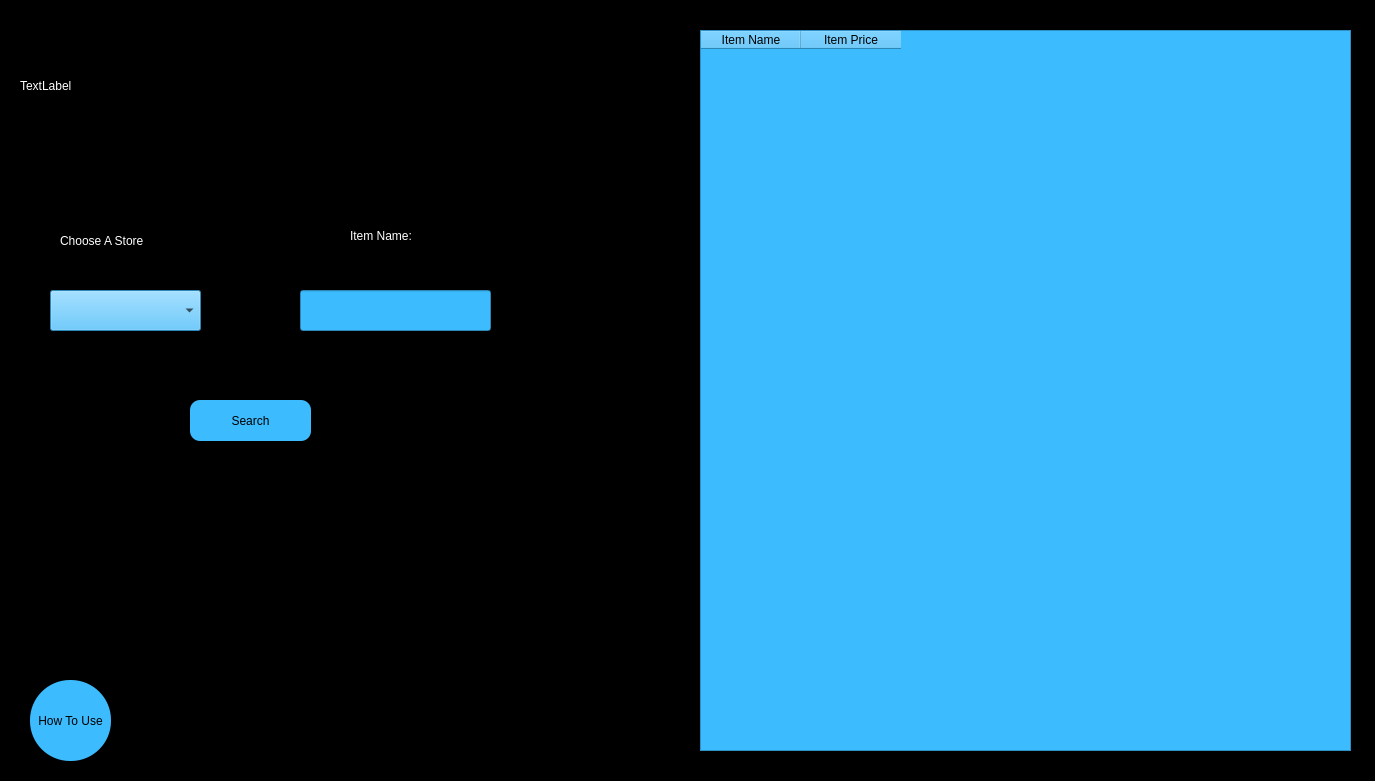
<?xml version="1.0" encoding="UTF-8"?>
<ui version="4.0">
 <class>MainWindow</class>
 <widget class="QMainWindow" name="MainWindow">
  <property name="geometry">
   <rect>
    <x>0</x>
    <y>0</y>
    <width>1375</width>
    <height>781</height>
   </rect>
  </property>
  <property name="windowTitle">
   <string>MainWindow</string>
  </property>
  <widget class="QWidget" name="centralwidget">
   <widget class="QWidget" name="widget" native="true">
    <property name="geometry">
     <rect>
      <x>0</x>
      <y>0</y>
      <width>1381</width>
      <height>900</height>
     </rect>
    </property>
    <property name="styleSheet">
     <string notr="true">background-color:rgba(0,0,0);</string>
    </property>
    <widget class="QLabel" name="welcomeLabel">
     <property name="geometry">
      <rect>
       <x>20</x>
       <y>30</y>
       <width>671</width>
       <height>111</height>
      </rect>
     </property>
     <property name="styleSheet">
      <string notr="true">color: rgba(255,255,255);
font: 26pt &quot;MS Shell Dlg 2&quot;;</string>
     </property>
     <property name="text">
      <string>TextLabel</string>
     </property>
    </widget>
    <widget class="QComboBox" name="comboBox">
     <property name="geometry">
      <rect>
       <x>50</x>
       <y>290</y>
       <width>151</width>
       <height>41</height>
      </rect>
     </property>
     <property name="styleSheet">
      <string notr="true">background-color:rgb(61, 187, 255);
font: 9pt &quot;MS Shell Dlg 2&quot;;</string>
     </property>
     <item>
      <property name="text">
       <string/>
      </property>
     </item>
     <item>
      <property name="text">
       <string>Amazon</string>
      </property>
     </item>
     <item>
      <property name="text">
       <string>Best Buy</string>
      </property>
     </item>
    </widget>
    <widget class="QLabel" name="storeLabel">
     <property name="geometry">
      <rect>
       <x>60</x>
       <y>220</y>
       <width>131</width>
       <height>41</height>
      </rect>
     </property>
     <property name="styleSheet">
      <string notr="true">color: rgba(255,255,255);
font: 14pt &quot;MS Shell Dlg 2&quot;;</string>
     </property>
     <property name="text">
      <string>Choose A Store</string>
     </property>
    </widget>
    <widget class="QLabel" name="ItemLable">
     <property name="geometry">
      <rect>
       <x>350</x>
       <y>220</y>
       <width>111</width>
       <height>31</height>
      </rect>
     </property>
     <property name="styleSheet">
      <string notr="true">color: rgba(255,255,255);
font: 14pt &quot;MS Shell Dlg 2&quot;;</string>
     </property>
     <property name="text">
      <string>Item Name:</string>
     </property>
    </widget>
    <widget class="QLineEdit" name="item">
     <property name="geometry">
      <rect>
       <x>300</x>
       <y>290</y>
       <width>191</width>
       <height>41</height>
      </rect>
     </property>
     <property name="styleSheet">
      <string notr="true">background-color: rgb(61, 187, 255);
font: 9pt &quot;MS Shell Dlg 2&quot;;</string>
     </property>
    </widget>
    <widget class="QPushButton" name="submit">
     <property name="geometry">
      <rect>
       <x>190</x>
       <y>400</y>
       <width>121</width>
       <height>41</height>
      </rect>
     </property>
     <property name="styleSheet">
      <string notr="true">background-color: rgb(61, 187, 255);
font: 14pt &quot;MS Shell Dlg 2&quot;;
border-radius:10px;</string>
     </property>
     <property name="text">
      <string>Search</string>
     </property>
    </widget>
    <widget class="QTableWidget" name="tableWidget">
     <property name="geometry">
      <rect>
       <x>700</x>
       <y>30</y>
       <width>651</width>
       <height>721</height>
      </rect>
     </property>
     <property name="styleSheet">
      <string notr="true">background-color:rgb(61, 187, 255);</string>
     </property>
     <column>
      <property name="text">
       <string>Item Name</string>
      </property>
     </column>
     <column>
      <property name="text">
       <string>Item Price</string>
      </property>
     </column>
    </widget>
    <widget class="QPushButton" name="howToUse">
     <property name="geometry">
      <rect>
       <x>30</x>
       <y>680</y>
       <width>81</width>
       <height>81</height>
      </rect>
     </property>
     <property name="styleSheet">
      <string notr="true">background-color: rgb(61, 187, 255);
border-radius: 40px;
font: 9pt &quot;MS Shell Dlg 2&quot;;</string>
     </property>
     <property name="text">
      <string>How To Use</string>
     </property>
    </widget>
   </widget>
  </widget>
 </widget>
 <resources/>
 <connections/>
</ui>
